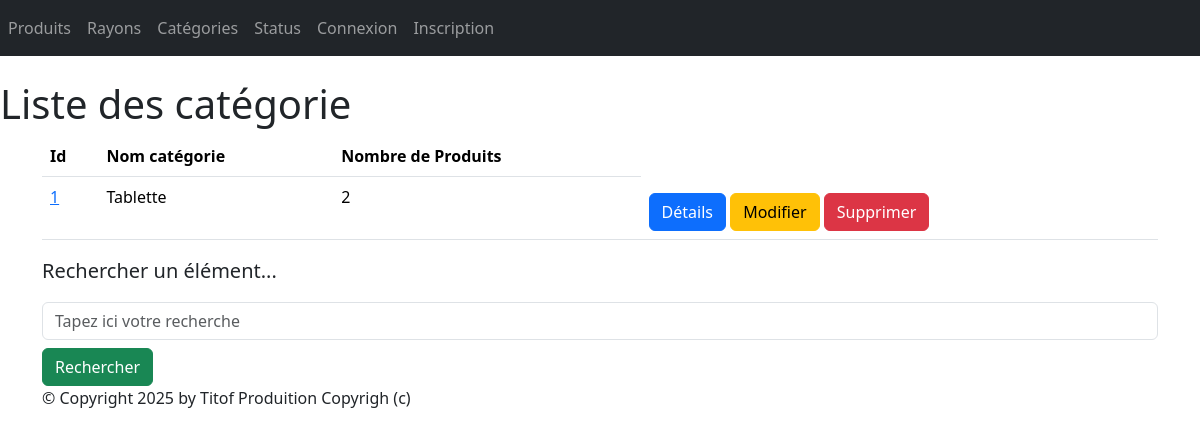
The app's page /monApp/categories/ with its own data.
### monApp/models.py (models this page shows, shortened)
class Categorie(models.Model):
    idCat = models.AutoField(primary_key=True)
    nomCat = models.CharField(max_length=100)

### monApp/views.py (the view)
# urls.py: path("categories/",views.CategorieListView.as_view(),name="lst_cats"),
class CategorieListView(ListView):
    model = Categorie
    template_name = "monApp/list_categories.html"
    context_object_name = "cats"
    def get_queryset(self):
        query = self.request.GET.get('search')
        if query:
            return Categorie.objects.filter(nomCat__icontains=query).annotate(nb_produits=Count('produits'))
        return Categorie.objects.annotate(nb_produits=Count('produits'))
    def get_context_data(self, **kwargs):
        context = super(CategorieListView, self).get_context_data(**kwargs)
        context['titremenu'] = "Liste de mes catégories"
        return context

### monApp/templates/monApp/list_categories.html
{% extends 'monApp/base.html' %}
{% block menu %}
<h1>Liste des catégorie</h1>
{% endblock %}
{% block contenu %}
<table class="table">
    <thead>
        <th>Id</th>
        <th>Nom catégorie</th>
        <th>Nombre de Produits</th>
    </thead>
    <tbody>
        {% for cat in cats %}
        <tr>
            <td><a href="{% url 'dtl_cat' cat.idCat %}">{{ cat.idCat }}</a></td>
            <td>{{ cat.nomCat }} </td>
            <td>{{ cat.nb_produits }} </td>
            <td>
                <a href="{% url 'dtl_cat' cat.idCat %}" class="btn btn-primary mt-2">Détails</a>
                <a href="{% url 'cat-chng' cat.idCat %}" class="btn btn-warning mt-2">Modifier</a>
                <a href="{% url 'dlt-cat' cat.idCat %}" class="btn btn-danger mt-2">Supprimer</a>
            </td>
        </tr>
        {% endfor %}
    </tbody>
</table>
<p class="lead mb-3 ml-0">Rechercher un élément...</p>
<form method="GET" action="">
<input class="form-control" type="text" name="search" placeholder="Tapez ici votre recherche"
value="{{ request.GET.search }}">
<button type="submit" class="btn btn-success mt-2">Rechercher</button>
</form>
{% endblock %}

### static/styles.css (style rules this page uses)
h1 { color: red }

### records on screen
Categorie: idCat "1", nomCat "Tablette", nb_produits "2"
